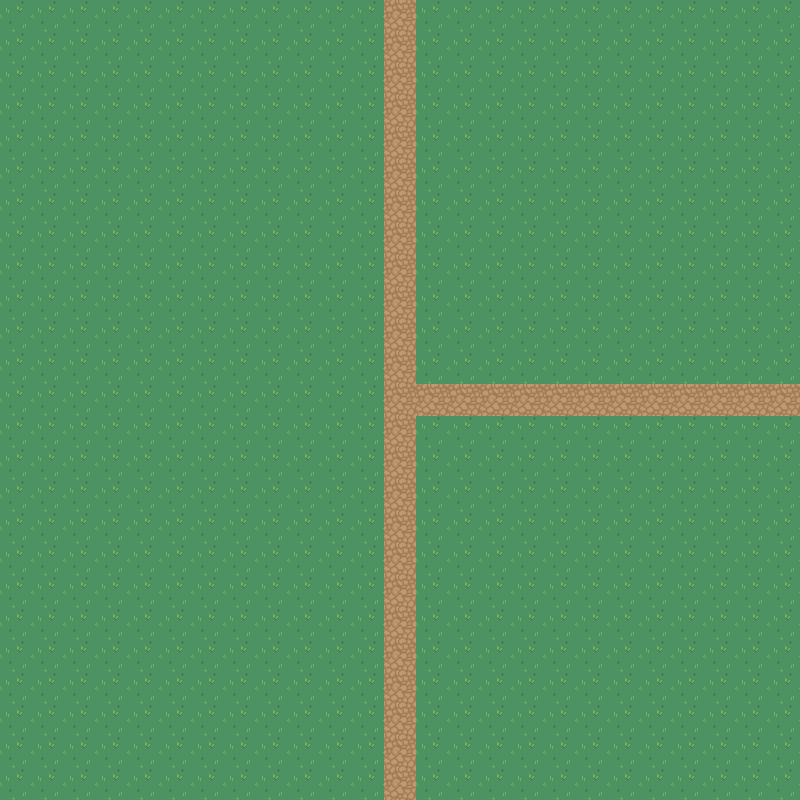

A 2D game scene composited from a Tiled map and its tileset images. What follows is a short description and the map's XML, with each tile layer's data collapsed to a summary:
An orthogonal 50x50 tile map with 16x16 px tiles, 2 tile layers (background, path) and 4 objects (3x tp, player).

<map version="1.10" tiledversion="1.10.2" orientation="orthogonal" renderorder="right-down" width="50" height="50" tilewidth="16" tileheight="16" infinite="0" nextlayerid="5" nextobjectid="5">
 <tileset firstgid="1" source="nature.tsx" />
 <layer id="1" name="background" width="50" height="50">
  <data>[2500 cells, 2500 non-empty, 4 distinct tile ids]</data>
 </layer>
 <layer id="2" name="path" width="50" height="50">
  <data>[2500 cells, 148 non-empty, 4 distinct tile ids]</data>
 </layer>
 <objectgroup id="3" name="tp">
  <object id="1" name="6" type="tp" x="384" y="768" width="32" height="32">
   <properties>
    <property name="collision" type="bool" value="true" />
   </properties>
  </object>
  <object id="2" name="starting_village" type="tp" x="768" y="384" width="32" height="32">
   <properties>
    <property name="collision" type="bool" value="true" />
   </properties>
  </object>
  <object id="3" name="8" type="tp" x="384" y="0" width="32" height="32">
   <properties>
    <property name="collision" type="bool" value="true" />
   </properties>
  </object>
 </objectgroup>
 <objectgroup id="4" name="player">
  <object id="4" name="player" x="401" y="391">
   <point />
  </object>
 </objectgroup>
</map>
